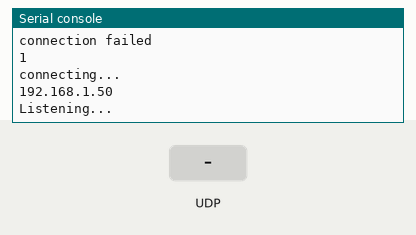
This program was run on a simulated Raspberry Pi Pico running MicroPython. Shown: the last lines printed to the serial console. The test bench sets the inputs (shaded band). WiFi joins after 1.5 s; values from a settings file that is not in the repository are placeholders.

Above: at 3.2 s.
3.3 s: UDP packet "on" arrives
At 4.1 s:
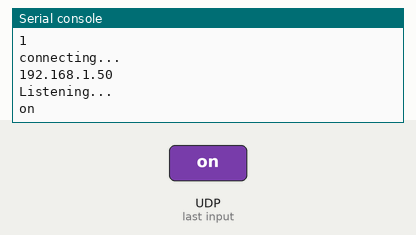
4.8 s: UDP packet "off" arrives
At 5.2 s:
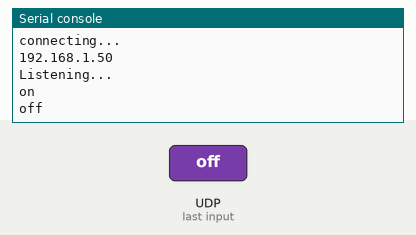

Measured:
- after the input at 3.3 s, the serial console: prints a new line at once (image 1)
- after the input at 4.8 s, the serial console: prints a new line at once (image 2)

The program:

udp_test.py
```python
import socket
import network
from time import sleep
from secrets import SSID, PASSWORD


wlan = network.WLAN(network.STA_IF)
wlan.active(True)
wlan.connect(SSID,PASSWORD)
attempts = 0
while True:
    wlan.isconnected()
    print("connecting...")
    sleep(1)
    if wlan.isconnected():
        print(wlan.ifconfig()[0])
        IP = wlan.ifconfig()[0]
        break

    else:
        print("connection failed")
    attempts += 1
    print(wlan.status())
    if attempts == 15:
        break


sock = socket.socket(socket.AF_INET, socket.SOCK_DGRAM)

sock.bind(("0.0.0.0", 5005))
print("Listening...")

while True:
    data, addr = sock.recvfrom(64)
    text = data.decode()
    print(text)
```
